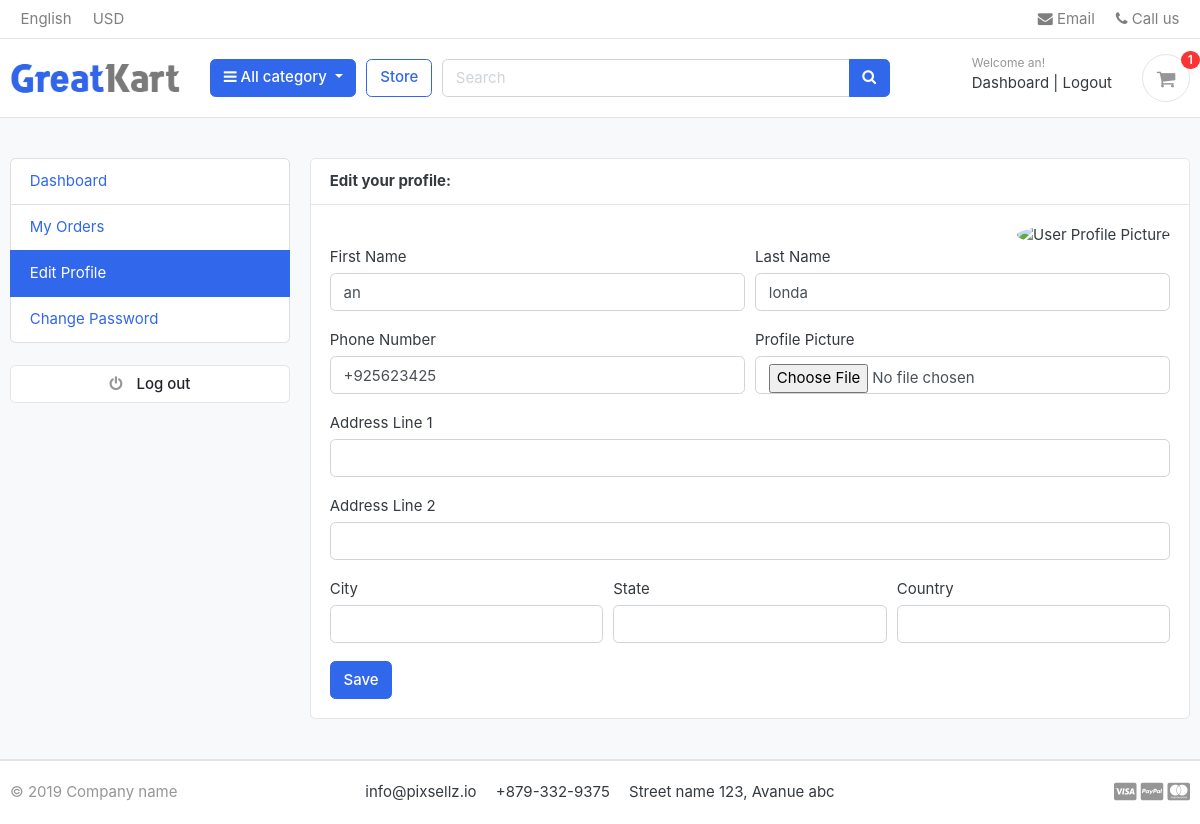
Screenshot of /accounts/edit_profile/ (signed in) with the database file from the repository.
### accounts/models.py (models this page shows, shortened)
class Account(AbstractBaseUser):
    first_name=models.CharField(max_length=50)
    last_name=models.CharField(max_length=50)
    username=models.CharField(max_length=50, unique=True)
    email=models.EmailField(max_length=100, unique=True)
    phone_number=models.CharField(max_length=50)
    date_joined=models.DateTimeField(auto_now_add=True)
    last_login=models.DateTimeField(auto_now_add=True)
    is_admin=models.BooleanField(default=False)
    is_staff=models.BooleanField(default=False)
    is_active=models.BooleanField(default=False)
    is_superadmin=models.BooleanField(default=False)
    USERNAME_FIELD='email'
    REQUIRED_FIELDS = ['username', 'first_name', 'last_name']
    objects=MyAccountManager()

class UserProfile(models.Model):
    user=models.OneToOneField(Account, on_delete=models.CASCADE)
    address_line_1=models.CharField(max_length=100, blank=True)
    address_line_2=models.CharField(max_length=100, blank=True)
    profile_picture=models.ImageField(blank=True, upload_to='userprofile')
    city=models.CharField(blank=True, max_length=20)
    state=models.CharField(blank=True, max_length=20)
    country=models.CharField(blank=True, max_length=20)

### accounts/views.py (the view)
# urls.py: path('edit_profile/', views.edit_profile, name="edit_profile"),
@login_required(login_url="login")
def edit_profile(request):
    try:
        userprofile = UserProfile.objects.get(user=request.user)
    except UserProfile.DoesNotExist:
        userprofile=UserProfile(user=request.user)
        userprofile.save()
    if request.method=="POST":
        user_form=UserForm(request.POST, instance=request.user)
        profile_form=UserProfileForm(request.POST, request.FILES, instance=userprofile)
        if user_form.is_valid() and profile_form.is_valid():
            user_form.save()
            profile_form.save()
            messages.success(request, "Your profile has been updated")
            return redirect("edit_profile")
    else:
        user_form = UserForm(instance=request.user)
        profile_form = UserProfileForm(instance=userprofile)
    return render(request, "accounts/edit_profile.html", context={'user_form':user_form,
                                                                  'profile_form':profile_form,
                                                                  'userprofile':userprofile
                                                                  })

### accounts/Forms.py
class UserForm(forms.ModelForm):
    class Meta:
        model=Account
        fields=('first_name', 'last_name', 'phone_number')
    def __init__(self, *args, **kwargs):
        super(UserForm, self).__init__(*args, **kwargs)
        for field in self.fields:
            self.fields[field].widget.attrs['class']='form-control'

class UserProfileForm(forms.ModelForm):
    profile_picture=forms.ImageField(required=False, error_messages={'invalid':("Image files only")}, widget=forms.FileInput)
    class Meta:
        model=UserProfile
        fields=('address_line_1', 'address_line_2', 'city', 'state', 'country', 'profile_picture')
    def __init__(self, *args, **kwargs):
        super(UserProfileForm, self).__init__(*args, **kwargs)
        for field in self.fields:
            self.fields[field].widget.attrs['class']='form-control'

### carts/context_processor.py (called while the page is built)
def counter(request):
    cart_count = 0
    if 'admin' in request.path:
        return {}
    else:
        try:
            cart=Cart.objects.filter(cart_id=_cart_id(request))
            if request.user.is_authenticated:
                cart_items=CartItem.objects.all().filter(user=request.user)
            else:
                cart_items=CartItem.objects.all().filter(cart=cart[:1])
            for items in cart_items:
                cart_count+=items.quantity
        except Cart.DoesNotExist:
            cart_count=0
    return dict(cart_count=cart_count)

### carts/views.py (called while the page is built)
def _cart_id(request):
    cart=request.session.session_key
    if not cart:
            cart=request.session.create()
    return cart

### category/context_processor.py (called while the page is built)
def menu_links(request):
    links=Category.objects.all()
    return dict(links=links)

### templates/accounts/edit_profile.html (shortened to what this page needs)
{% extends 'base.html' %}
{% block content %}
<section class="section-conten padding-y bg">
<div class="container">
	<div class="row">
	{% include 'includes/dashboard_sidebar.html' %}
	<main class="col-md-9">
		<article class="card">
		<header class="card-header">
			<strong class="d-inline-block mr-3">Edit your profile:</strong>
		</header>
		<div class="card-body">
            <div class="text-right" >
                {% if userprofile.profile_picture %}
                <img src="{{userprofile.profile_picture.url}}" alt="Profile Picture" width="100" style="border-radius:50px;">
                {% else %}
                <img src="https://www.w3schools.com/howto/img_avatar.png" alt="User Profile Picture" width="50" height="50" style="border-radius:50%">
                {% endif %}
            </div>
			<div class="row">
				<div class="col-md-12">
                    <form action="{% url 'edit_profile' %}" method="POST" enctype="multipart/form-data">
                        <div class="form-row">
                            <div class="form-group col-md-6">
                                <label>First Name</label>
                                {{user_form.first_name}}
                            </div>
                            <div class="form-group col-md-6">
                                <label>Last Name</label>
                                {{user_form.last_name}}
                            </div>
                        </div>
                        <div class="form-row">
                            <div class="form-group col-md-6">
                                <label>Phone Number</label>
                                {{user_form.phone_number}}
                            </div>
                            <div class="form-group col-md-6">
                                <label>Profile Picture</label>
                                {{profile_form.profile_picture}}
                            </div>
                        </div>
                        <div class="form-group">
                            <label>Address Line 1</label>
                            {{profile_form.address_line_1}}
                        </div>
                        <div class="form-group">
                            <label>Address Line 2</label>
                            {{profile_form.address_line_2}}
                        </div>
                        <div class="form-row">
                            <div class="form-group col-md-4">
                                <label>City</label>
                                {{profile_form.city}}
                            </div>
                            <div class="form-group col-md-4">
                                <label>State</label>
                                {{profile_form.state}}
                            </div>
                            <div class="form-group col-md-4">
                                <label>Country</label>
                                {{profile_form.country}}
                            </div>
                        </div>
                        <input type="submit" value="Save" class="btn btn-primary">
                    </form>
				</div>
			</div>
		</div>
		</article>
	</main>
</div>
</div>
</section>
{% endblock %}

### templates/includes/navbar.html (shortened to what this page needs)
{% load static %}
<header class="section-header">
<nav class="navbar p-md-0 navbar-expand-sm navbar-light border-bottom">
<div class="container">
  <div class="collapse navbar-collapse" id="navbarTop4">
    <ul class="navbar-nav mr-auto">
    	<li class="nav-item dropdown">
		 	<a href="#" class="nav-link">   English </a>
		</li>
		<li class="nav-item dropdown">
			<a href="#" class="nav-link"> USD </a>
		</li>
    </ul>
    <ul class="navbar-nav">
		<li><a href="#" class="nav-link"> <i class="fa fa-envelope"></i> Email </a></li>
		<li><a href="#" class="nav-link"> <i class="fa fa-phone"></i> Call us </a></li>
	</ul>
  </div>
</div>
</nav>
<section class="header-main border-bottom">
	<div class="container">
<div class="row align-items-center">
	<div class="col-lg-2 col-md-3 col-6">
		<a href="{% url 'home' %}" class="brand-wrap">
			<img class="logo" src="{% static './images/logo.png' %}">
		</a>
	</div>
	<div class="col-lg col-sm col-md col-6 flex-grow-0">
		<div class="category-wrap dropdown d-inline-block float-right">
			<button type="button" class="btn btn-primary dropdown-toggle" data-toggle="dropdown">
				<i class="fa fa-bars"></i> All category
			</button>
		</div>
	</div>
	<a href="{% url 'store' %}" class="btn btn-outline-primary">Store</a>
	<div class="col-lg  col-md-6 col-sm-12 col">
		<form action="{% url 'search' %}" class="search" method="GET">
			<div class="input-group w-100">
			    <input type="text" class="form-control" style="width:60%;" placeholder="Search" name="keyword">
			    <div class="input-group-append">
			      <button class="btn btn-primary" type="submit">
			        <i class="fa fa-search"></i>
			      </button>
			    </div>
		    </div>
		</form>
	</div>
	<div class="col-lg-3 col-sm-6 col-8 order-2 order-lg-3">
				<div class="d-flex justify-content-end mb-3 mb-lg-0">
					{% if user.id is None %}
					<div class="widget-header">
						<small class="title text-muted">Welcome guest!</small>
						<div>
							<a href="{% url 'login' %}">Sign in</a> <span class="dark-transp"> | </span>
							<a href="{% url 'register' %}"> Register</a>
						</div>
					</div>
					{% else %}
					<div class="widget-header">
						<small class="title text-muted">Welcome {{user.first_name}}!</small>
						<div>
							<a href="{% url 'dashboard' %}">Dashboard</a> <span class="dark-transp"> | </span>
							<a href="{% url 'logout' %}"> Logout</a>
						</div>
					</div>
					{% endif %}
					<a href="{% url 'cart' %}" class="widget-header pl-3 ml-3">
						<div class="icon icon-sm rounded-circle border"><i class="fa fa-shopping-cart"></i></div>
						<span class="badge badge-pill badge-danger notify">{{cart_count}}</span>
					</a>
				</div>
			</div>
</div>
	</div>
</section>
</header>

### static/css/ui.css (style rules this page uses)
html { font-family: "Inter", sans-serif; font-size: 15px; }
.icon-xs, .icon-sm, .icon-md, .icon-lg { display: inline-block; text-align: center; flex-shrink: 0; flex-grow: 0; }
.icon-sm { width: 48px; height: 48px; line-height: 48px !important; font-size: 20px; }
.padding-y { padding-top: 40px; padding-bottom: 40px; }
article:after, .form-group:after { display: block; clear: both; content: ""; }
.bg { background-color: #f8f9fa; }
.header-main { position: relative; padding-top: 1rem; padding-bottom: 1rem; }
.brand-wrap .logo, .navbar-brand .logo { margin-right: 7px; max-height: 42px; display: inline-block; }
.widget-header { display: inline-block; vertical-align: middle; position: relative; }
.widget-header a { color: #343a40; }
.widget-header i { color: #969696; }
.widget-header .title { display: block; }
.widget-header .notify { position: absolute; top: -3px; right: -10px; }
.notify { position: absolute; top: -4px; right: -10px; display: inline-block; padding: 0.25em 0.6em; font-size: 12px; line-height: 1; text-align: center; border-radius: 3rem; color: #fff; background-color: #fa3434; }

### rows the page displays
Account: first_name "an", last_name "londa", phone_number "+925623425"

### other values shown
{{ cart_count }} "1"
